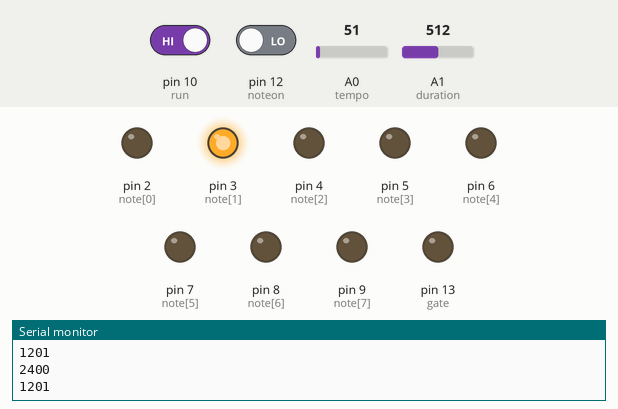
The sketch below on a simulated Arduino Uno, built with avr-gcc and run on an emulated ATmega328P. Parts: output pins drawn as LEDs (lit = HIGH), the last lines printed to the serial monitor. Dashed ring = blinking. Inputs (shaded band) come from the test bench; at power-on: A0 (tempo) = 51, pin 12 (noteon) LOW, pin 10 (run) HIGH, A1 (duration) = 512.

Above: at 3.2 s.
3.3 s: A0 (tempo) set to 163
At 6.1 s:
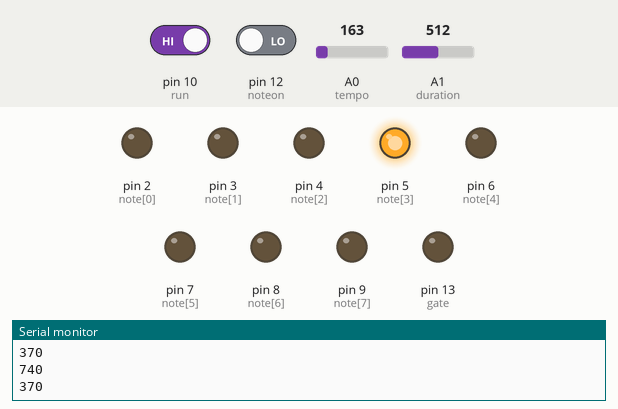
7.0 s: pin 12 (noteon) driven HIGH
At 7.2 s:
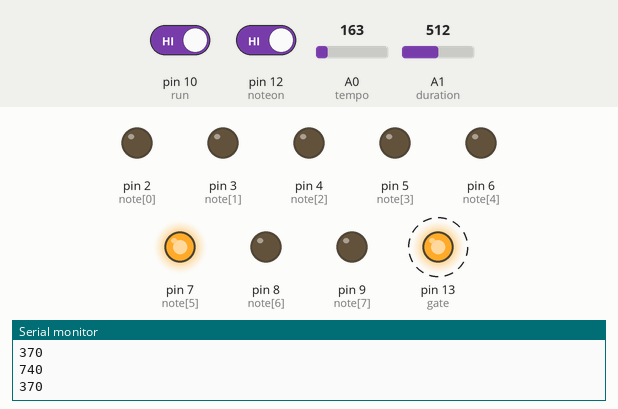
10.5 s: pin 10 (run) driven LOW
At 11.0 s:
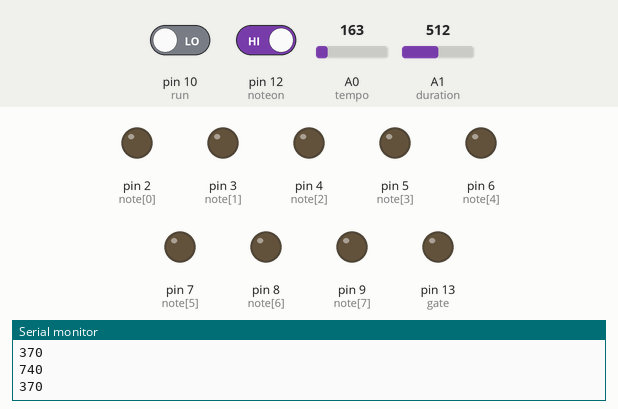
13.7 s: pin 10 (run) driven HIGH
At 13.88 s:
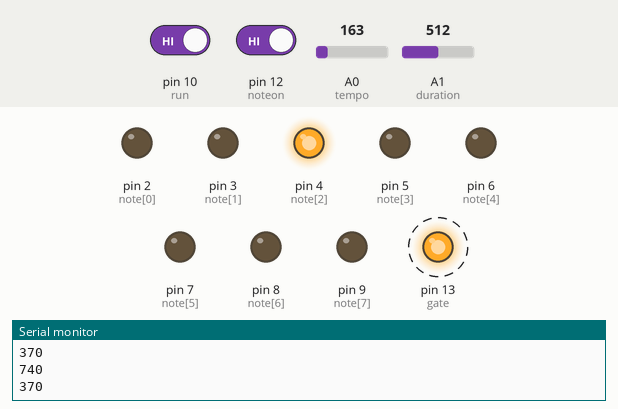
20.4 s: A0 (tempo) set to 61
At 21.8 s:
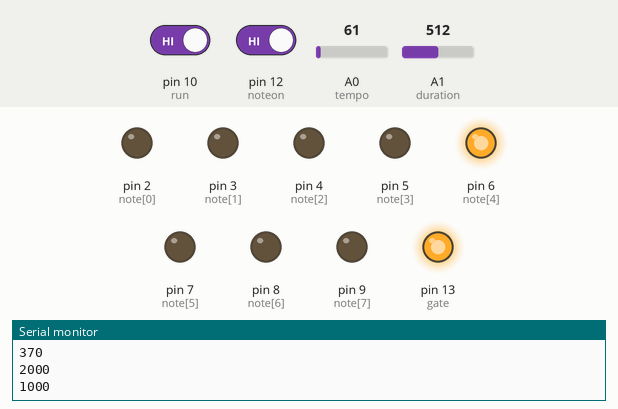
23.9 s: A0 (tempo) set to 69
Timing chart, 0 to 28.4 s (numbered marks = the images above; inputs shaded):
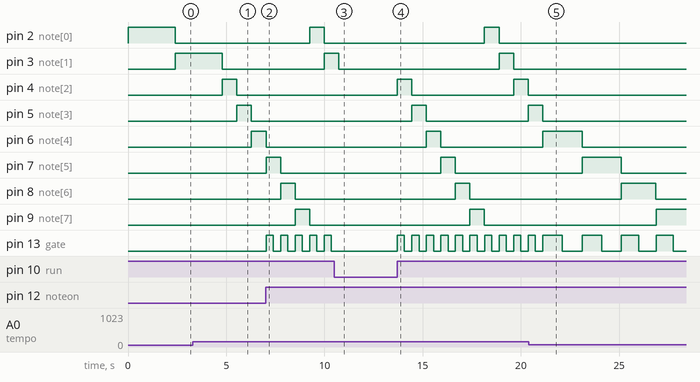

Measured:
- after the input at 3.3 s, pin 5 (note[3]): LOW → HIGH after 2.2 s, → LOW 0.74 s later; pin 6 (note[4]): LOW → HIGH after 3.0 s
- after the input at 7.0 s, pin 13 (gate): alternates HIGH for 0.37 s and LOW for 0.37 s, starting at once
- after the input at 10.5 s, pin 4 (note[2]): stays LOW (without the input it goes to HIGH after 0.23 s); pin 5 (note[3]): stays LOW (without the input it goes to HIGH after 0.97 s)
- after the input at 13.7 s, pin 2 (note[0]): LOW → HIGH after 4.4 s, → LOW 0.74 s later; pin 3 (note[1]): LOW → HIGH after 5.2 s, → LOW 0.74 s later
- after the input at 20.4 s, pin 8 (note[6]): stays LOW (without the input it goes to HIGH after 2.2 s); pin 9 (note[7]): stays LOW (without the input it goes to HIGH after 2.9 s)

The sketch:

sequencer.ino
```cpp
#define STEPS 8
const int note[] = { 2, 3, 4, 5, 6, 7, 8, 9 };
const int run = 10;
const int reset = 11;
const int noteon = 12;
const int gate = 13;
const int tempo = A0;
const int duration = A1;

int step = 0;

void setup()
{
   for( int i = 0; i < STEPS; i++ ) {
      pinMode(note[i], OUTPUT);
   }
   pinMode(tempo, INPUT);
   pinMode(duration, INPUT);
   pinMode(run, INPUT);
   pinMode(reset, INPUT);
   pinMode(noteon, INPUT);
   pinMode(gate, OUTPUT);

   Serial.begin(9600);
}

void loop()
{
    if( !digitalRead(run) ) return;
    uint32_t bpm = analogRead(tempo)/2;
    uint32_t length = (60000ULL)/(long long)bpm;
    uint16_t d = (length * analogRead(duration))/1023;
    digitalWrite(note[step], 1);
    int on = digitalRead(noteon);
    Serial.println(length);
    Serial.println(d);
    digitalWrite(gate,on);
    delay(d);
    digitalWrite(gate,0);
    delay(length-d);
    digitalWrite(note[step], 0);
    step = (step + 1) % STEPS;
}
```
